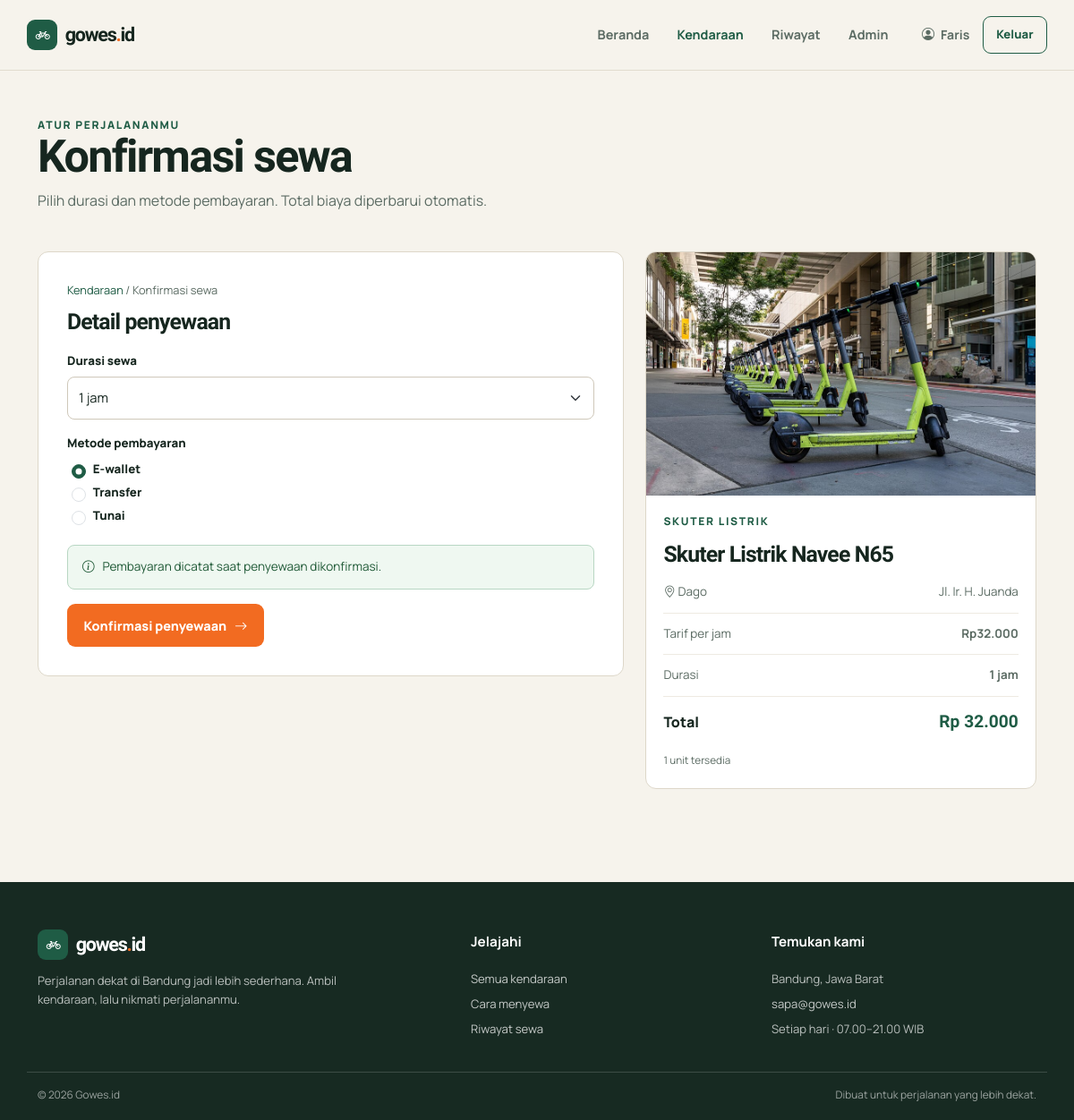
Page /frontend/sewa.php?id=12 (signed in) on the committed database.
### tables this page shows
CREATE TABLE `kendaraan` (
  `id` int(11) NOT NULL,
  `kategori_id` int(11) NOT NULL,
  `lokasi_id` int(11) NOT NULL,
  `nama_kendaraan` varchar(100) NOT NULL,
  `harga_per_jam` int(11) NOT NULL,
  `stok` int(11) NOT NULL DEFAULT 0
);

CREATE TABLE `kategori` (
  `id` int(11) NOT NULL,
  `nama_kategori` varchar(50) NOT NULL,
  `deskripsi` text DEFAULT NULL
);

CREATE TABLE `lokasi` (
  `id` int(11) NOT NULL,
  `nama_lokasi` varchar(100) NOT NULL,
  `alamat` varchar(255) DEFAULT NULL,
  `kota` varchar(50) DEFAULT 'Bandung'
);

### frontend/includes/bootstrap.php (called while the page is built, shortened)
<?php
$scriptPath = str_replace('\\', '/', $_SERVER['SCRIPT_NAME'] ?? '');
$frontendPosition = strpos($scriptPath, '/frontend/');
$projectBase = $frontendPosition === false ? '' : substr($scriptPath, 0, $frontendPosition);
$frontendBase = $projectBase . '/frontend';
$backendBase = $projectBase . '/backend';
require_once __DIR__ . '/../../backend/config/database.php';
function h($value): string
{
    return htmlspecialchars((string) $value, ENT_QUOTES, 'UTF-8');
}
function rupiah($amount): string
{
    return 'Rp' . number_format((float) $amount, 0, ',', '.');
}
function db_all(string $sql, array $params = []): array
{
    global $conn, $databaseError;
    try {
        $statement = $conn->prepare($sql);
        $statement->execute($params);
        return $statement->fetchAll(PDO::FETCH_ASSOC);
    } catch (PDOException $exception) {
        error_log($exception->getMessage());
        $databaseError = 'Data belum dapat dimuat. Pastikan database rental_kendaraan sudah diimpor dan konfigurasi koneksi sudah benar.';
        return [];
    }
}
function db_one(string $sql, array $params = []): ?array
{
    $rows = db_all($sql, $params);
    return $rows[0] ?? null;
}
function vehicle_image(string $category, string $name = ''): string
{
    global $frontendBase;
    $normalized = strtolower($category . ' ' . $name);
    if (strpos($normalized, 'skuter') !== false) {
        $image = 'electric-scooter.jpg';
    } elseif (strpos($normalized, 'sepeda listrik') !== false) {
        $image = 'electric-bicycle.jpg';
    } elseif (strpos($normalized, 'lipat') !== false) {
        $image = 'folding-bicycle.jpg';
    } elseif (strpos($normalized, 'gunung') !== false) {
        $image = 'mountain-bicycle.jpg';
    } elseif (strpos($normalized, 'fixie') !== false) {
        $image = 'fixie-bicycle.jpg';
    } elseif (strpos($normalized, 'city bike') !== false) {
        $image = 'city-bicycle.jpg';
    } else {
        $image = 'city-bicycle.jpg';
    }
    return $frontendBase . '/img/' . $image;
}

### frontend/sewa.php (the view, shortened to what this page needs)
<?php
require_once __DIR__ . '/includes/bootstrap.php';
$vehicleId = filter_input(INPUT_GET, 'id', FILTER_VALIDATE_INT);
$vehicle = $vehicleId ? db_one(
    'SELECT kendaraan.id, kendaraan.nama_kendaraan, kendaraan.harga_per_jam, kendaraan.stok,
            kategori.nama_kategori, lokasi.nama_lokasi, lokasi.alamat
     FROM kendaraan
     JOIN kategori ON kategori.id = kendaraan.kategori_id
     JOIN lokasi ON lokasi.id = kendaraan.lokasi_id
     WHERE kendaraan.id = ?',
    [$vehicleId]
) : null;
$duration = filter_input(INPUT_POST, 'durasi_jam', FILTER_VALIDATE_INT) ?: 1;
$duration = max(1, min(24, $duration));
require __DIR__ . '/includes/header.php';
?>
<main id="main-content" class="container">
    <section class="page-intro">
        <p class="eyebrow">Atur perjalananmu</p>
        <h1>Konfirmasi sewa</h1>
        <p>Pilih durasi dan metode pembayaran. Total biaya diperbarui otomatis.</p>
    </section>
    <?php if (!$vehicle): ?>
        <?php if ($databaseError === null): ?>
            <div class="alert alert-error" role="alert"><i class="bi bi-exclamation-circle" aria-hidden="true"></i>Kendaraan tidak ditemukan. Silakan pilih kendaraan yang tersedia.</div>
        <?php endif; ?>
        <a class="button button-brand" href="<?= h($frontendBase) ?>/kendaraan.php">Kembali ke kendaraan</a>
    <?php elseif ((int) $vehicle['stok'] < 1): ?>
        <div class="alert alert-error" role="alert"><i class="bi bi-exclamation-circle" aria-hidden="true"></i>Kendaraan ini sedang habis. Pilih kendaraan lain yang masih tersedia.</div>
        <a class="button button-brand" href="<?= h($frontendBase) ?>/kendaraan.php">Pilih kendaraan lain</a>
    <?php else: ?>
        <div class="rental-layout">
            <section class="content-panel">
                <p class="detail-breadcrumb"><a href="<?= h($frontendBase) ?>/kendaraan.php">Kendaraan</a> / Konfirmasi sewa</p>
                <h2>Detail penyewaan</h2>
                <form action="<?= h($backendBase) ?>/penyewaan/sewa_proses.php" method="post">
                    <div class="form-field">
                        <label for="durasi_jam">Durasi sewa</label>
                        <select class="form-select" id="durasi_jam" name="durasi_jam" data-rental-duration data-hourly-rate="<?= h($vehicle['harga_per_jam']) ?>">
                            <?php for ($hour = 1; $hour <= 12; $hour++): ?>
                                <option value="<?= $hour ?>" <?= $duration === $hour ? 'selected' : '' ?>><?= $hour ?> jam</option>
                            <?php endfor; ?>
                        </select>
                    </div>
                    <fieldset class="form-field">
                        <legend class="form-field-label">Metode pembayaran</legend>
                        <div class="form-check">
                            <input class="form-check-input" id="payment-ewallet" type="radio" name="metode" value="e-wallet" checked required>
                            <label class="form-check-label" for="payment-ewallet">E-wallet</label>
                        </div>
                        <div class="form-check">
                            <input class="form-check-input" id="payment-transfer" type="radio" name="metode" value="transfer">
                            <label class="form-check-label" for="payment-transfer">Transfer</label>
                        </div>
                        <div class="form-check">
                            <input class="form-check-input" id="payment-cash" type="radio" name="metode" value="tunai">
                            <label class="form-check-label" for="payment-cash">Tunai</label>
                        </div>
                    </fieldset>
                    <div class="alert alert-success"><i class="bi bi-info-circle" aria-hidden="true"></i>Pembayaran dicatat saat penyewaan dikonfirmasi.</div>
                    <button class="button button-primary" type="submit">Konfirmasi penyewaan <i class="bi bi-arrow-right" aria-hidden="true"></i></button>
                </form>
            </section>
            <aside class="summary-panel" aria-label="Ringkasan kendaraan dan biaya">
                <img class="summary-image" src="<?= h(vehicle_image($vehicle['nama_kategori'], $vehicle['nama_kendaraan'])) ?>" alt="<?= h($vehicle['nama_kendaraan']) ?>">
                <div class="summary-content">
                    <p class="eyebrow"><?= h($vehicle['nama_kategori']) ?></p>
                    <h2><?= h($vehicle['nama_kendaraan']) ?></h2>
                    <div class="summary-line"><span><i class="bi bi-geo-alt" aria-hidden="true"></i> <?= h($vehicle['nama_lokasi']) ?></span><span><?= h($vehicle['alamat']) ?></span></div>
                    <div class="summary-line"><span>Tarif per jam</span><strong><?= h(rupiah($vehicle['harga_per_jam'])) ?></strong></div>
                    <div class="summary-line"><span>Durasi</span><strong data-duration-output><?= h($duration) ?> jam</strong></div>
                    <div class="summary-total"><span>Total</span><strong data-rental-total><?= h(rupiah($vehicle['harga_per_jam'] * $duration)) ?></strong></div>
                    <span class="vehicle-stock"><?= h($vehicle['stok']) ?> unit tersedia</span>
                </div>
            </aside>
        </div>
    <?php endif; ?>
</main>
<?php require __DIR__ . '/includes/footer.php'; ?>

### frontend/css/style.css (style rules this page uses)
:root { --color-paper: #f6f3ec; --color-surface: #fff; --color-ink: #16261f; --color-muted: #5b6b63; --color-brand: #1f5c45; --color-brand-dark: #174735; --color-accent: #f26b21; --color-line: #ddd7c9; --color-warning: #e8a317; --color-success: #2e8b57; --color-error: #c0392b; --font-body: "Manrope", sans-serif; --font-display: "Bricolage Grotesque", sans-serif; --container-width: 1320px; --radius: 12px; }
* { box-sizing: border-box; }
html { scroll-behavior: smooth; }
body { margin: 0; color: var(--color-ink); background: var(--color-paper); font: 400 1rem/1.6 var(--font-body); overflow-x: hidden; }
img { max-width: 100%; }
a { color: var(--color-brand); }
button, input, select { font: inherit; }
.container { width: min(calc(100% - 2.5rem), var(--container-width)); }
h1, h2, h3, h4, .display-font { font-family: var(--font-display); font-weight: 700; letter-spacing: -.035em; }
h1 { font-size: clamp(2.35rem, 5vw, 4.65rem); line-height: 1.03; }
h2 { font-size: clamp(1.8rem, 3vw, 2.7rem); line-height: 1.12; }
p { color: var(--color-muted); }
.eyebrow { margin: 0 0 .85rem; color: var(--color-brand); font-size: .75rem; font-weight: 800; letter-spacing: .14em; text-transform: uppercase; }
.button { display: inline-flex; min-height: 48px; align-items: center; justify-content: center; gap: .55rem; padding: .7rem 1.1rem; border: 1px solid transparent; border-radius: 9px; font-size: .9rem; font-weight: 800; line-height: 1.2; text-decoration: none; transition: background .18s ease, color .18s ease, border-color .18s ease, transform .18s ease; }
.button-primary { color: #fff; background: var(--color-accent); }
.vehicle-stock { color: var(--color-muted); font-size: .73rem; }
.page-intro { padding: 3.2rem 0 1.25rem; }
.page-intro h1 { margin: 0 0 .65rem; font-size: clamp(2.25rem, 4.2vw, 3.65rem); }
.page-intro p { max-width: 650px; margin: 0; }
.form-card, .content-panel, .summary-panel { border: 1px solid var(--color-line); border-radius: var(--radius); background: var(--color-surface); }
.form-field { margin-bottom: 1.05rem; }
.form-field label { display: block; margin-bottom: .4rem; color: var(--color-ink); font-size: .83rem; font-weight: 800; }
.form-control, .form-select { min-height: 48px; border: 1px solid #cfc8ba; border-radius: 8px; color: var(--color-ink); background-color: #fff; font-size: .92rem; }
.form-field-label { display: block; margin-bottom: .45rem; color: var(--color-ink); font-size: .83rem; font-weight: 800; }
.alert { display: flex; align-items: start; gap: .55rem; margin: 1rem 0; padding: .85rem 1rem; border: 1px solid transparent; border-radius: 8px; font-size: .85rem; }
.alert-success { border-color: #b8d7c3; color: #205a37; background: #eff8f1; }
.rental-layout { display: grid; grid-template-columns: minmax(0, 1.2fr) minmax(290px, .8fr); gap: 1.5rem; align-items: start; padding: 1.5rem 0 4.5rem; }
.content-panel { padding: clamp(1.2rem, 3vw, 2rem); }
.content-panel h2, .summary-panel h2 { margin: 0 0 1.2rem; font-size: 1.55rem; }
.summary-panel { position: sticky; top: 100px; overflow: hidden; }
.summary-image { width: 100%; aspect-ratio: 16 / 10; object-fit: cover; background: #e6e1d6; }
.summary-content { padding: 1.2rem; }
.summary-content h2 { margin: 0 0 .35rem; }
.summary-line { display: flex; justify-content: space-between; gap: 1rem; padding: .75rem 0; border-bottom: 1px solid #eeeae2; color: var(--color-muted); font-size: .84rem; }
.summary-total { display: flex; justify-content: space-between; gap: .8rem; padding: 1rem 0; font-weight: 800; }
.summary-total strong { color: var(--color-brand); font: 800 1.2rem var(--font-display); }
.detail-breadcrumb { margin-bottom: .7rem; color: var(--color-muted); font-size: .8rem; }
.detail-breadcrumb a { text-decoration: none; }
.form-check { padding-left: 1.8rem; }
.form-check-input { margin-top: .3rem; }
.form-check-input:checked { border-color: var(--color-brand); background-color: var(--color-brand); }

### rows in the picture
kendaraan: durasi_jam "1 jam", kategori.nama_kategori "SKUTER LISTRIK", nama_kendaraan "Skuter Listrik Navee N65", lokasi.nama_lokasi "Dago", lokasi.alamat "Jl. Ir. H. Juanda", harga_per_jam "Rp32.000", stok "1"

### other values in the picture
$_SESSION['nama'] "Faris"
